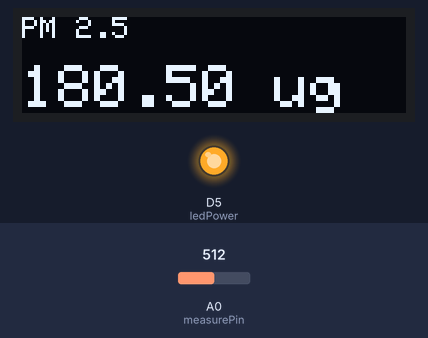
Simulated run of this sketch. Board: ESP8266 (NodeMCU). Shown: 128×32 one-colour display, output pins drawn as LEDs (lit = HIGH). The inputs (shaded band) are chosen by the test bench; at power-on: A0 (measurePin) = 512. WiFi joins after 1.5 s; servers stay silent unless stated; uploads are accepted with an empty reply; what the sketch prints to the serial monitor is not drawn.

Above: at 10.6 s.
10.7 s: A0 (measurePin) set to 716
At 20.6 s:
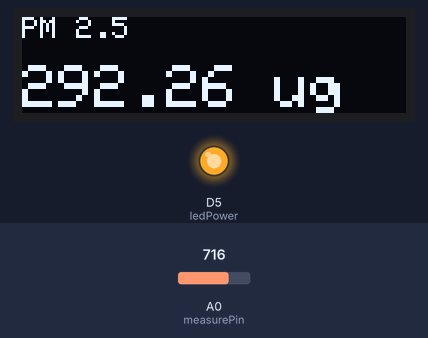
24.3 s: A0 (measurePin) set to 900
At 30.6 s:
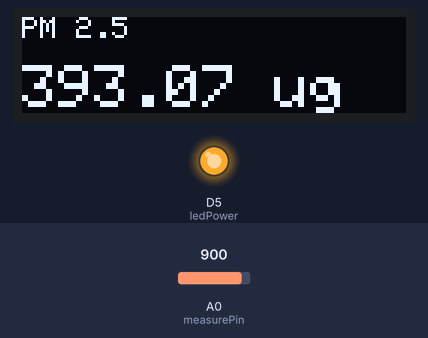
37.9 s: A0 (measurePin) set to 1023
At 40.7 s:
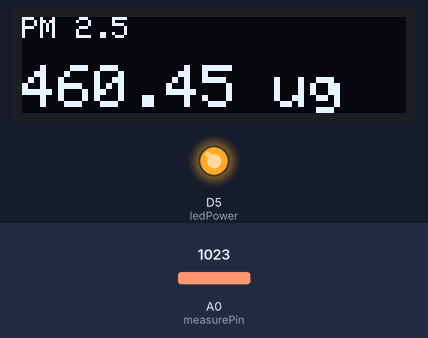
Timing chart, 0 to 42.2 s (numbered marks = the images above; inputs shaded):
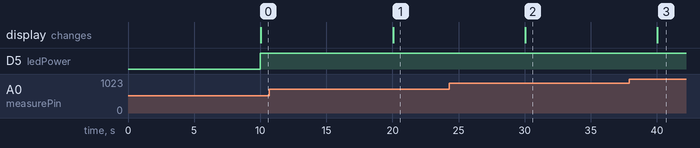

Measured:
- after the input at 10.7 s, the display: changes after 9.3 s (image 1)
- after the input at 24.3 s, the display: changes after 5.7 s (image 2)
- after the input at 37.9 s, the display: changes after 2.1 s (image 3)

The sketch:

Sensor.ino
```cpp
#include <Adafruit_GFX.h>
#include <Adafruit_SSD1306.h>
#include <ESP8266HTTPClient.h>
#include <ESP8266WiFi.h>
#include <ESP8266httpUpdate.h>
#include <SPI.h>
#include <WiFiClientSecure.h> // เพิ่มไลบรารีสำหรับเชื่อมต่อ HTTPS ของ LINE Messaging API
#include <Wire.h>

#define SCREEN_WIDTH 128
#define SCREEN_HEIGHT 32
#define OLED_RESET 1
#define SCREEN_ADDRESS 0x3C
Adafruit_SSD1306 display(SCREEN_WIDTH, SCREEN_HEIGHT, &Wire, OLED_RESET);

int measurePin = A0;
int ledPower = D5;

int samplingTime = 280;
int deltaTime = 40;
int sleepTime = 9680;

float voMeasured = 0;
float calcVoltage = 0;
float dustDensity = 0;

const char *ssid = "Krit";
const char *password = "0916543675";
const char *serverIp = "192.168.0.109";
const int serverPort = 80;

// ================= ตั้งค่า LINE Messaging API =================
const String lineToken =
    "NokZLVFOvnfN5njB/LUfnJtWP/GyNmQ/Y/"
    "H8Z0qj6cXNA3elz39e1UNhT+mzjcFAw14SJ07YJ3tDyaOXCu+"
    "fJB6IesCQjiHkwq0grACJlCrjYVmo1I0f/"
    "HrhE5HJUFUQQ9puQtiLy6xPUnvVIv8F5gdB04t89/1O/w1cDnyilFU=";
const String groupId = "Cd6812c2ad98ea10f4d27e82c1f537947"; // เพิ่ม Group ID

unsigned long previousMillis = 0;
const long interval = 10000; // 10 seconds

unsigned long lastSyncMillis = 0;
const long syncInterval = 300000; // 5 นาที (300,000 ms) สำหรับส่งค่าย้ำสถานะเดิม

// เพิ่มตัวแปรสำหรับจำสถานะฝุ่น ป้องกันการส่งข้อความซ้ำรัวๆ
bool isDustHigh = false;
bool oledInitialized = false;    // เพิ่มตัวแปรสำหรับเช็คสถานะ OLED
bool fanStateSyncPending = true; // เพิ่มตัวแปรเช็คว่าส่งคำสั่งสำเร็จหรือไม่

// เวอร์ชันปัจจุบัน
const float currentVersion = 1.2;

const String fwUrl = "https://raw.githubusercontent.com/KritsanaphatSittha/"
                     "Esp8266_GP2Y1014AU0F_OLED-i2C_dtacts-smoke_OpentoFan_"
                     "LINEMessagingAPI/main/Sensor.bin";
const String versionUrl =
    "https://raw.githubusercontent.com/KritsanaphatSittha/"
    "Esp8266_GP2Y1014AU0F_OLED-i2C_dtacts-smoke_OpentoFan_LINEMessagingAPI/"
    "main/Sensor_Version.txt";

unsigned long lastUpdateCheck = 0;
const unsigned long updateInterval = 3600000; // เช็คทุก 1 ชั่วโมง

void checkForUpdates() {
  Serial.println("Checking for updates...");
  WiFiClientSecure secureClient;
  secureClient.setInsecure();

  HTTPClient http;
  Serial.println("Checking version...");
  http.begin(secureClient, versionUrl);
  int httpCode = http.GET();

  bool updateNeeded = false;
  if (httpCode == HTTP_CODE_OK) {
    String newVersion = http.getString();
    newVersion.trim();
    if (newVersion.toFloat() > currentVersion) {
      Serial.println("New version found: " + newVersion);
      updateNeeded = true;
    } else {
      Serial.println("No update needed.");
    }
  }
  http.end();

  if (updateNeeded) {
    t_httpUpdate_return ret = ESPhttpUpdate.update(secureClient, fwUrl);
    switch (ret) {
    case HTTP_UPDATE_FAILED:
      Serial.printf("Update Failed (%d): %s\n", ESPhttpUpdate.getLastError(),
                    ESPhttpUpdate.getLastErrorString().c_str());
      break;
    case HTTP_UPDATE_NO_UPDATES:
      Serial.println("No updates available.");
      break;
    }
  }
}

// ================= ฟังก์ชันส่งข้อความเข้า LINE =================
void sendLineMessage(String message) {
  if (WiFi.status() == WL_CONNECTED) {
    WiFiClientSecure secureClient;
    secureClient.setInsecure(); // ข้ามการตรวจสอบ SSL

    HTTPClient httpLine;
    httpLine.begin(secureClient, "https://api.line.me/v2/bot/message/push");
    httpLine.addHeader("Content-Type", "application/json");
    httpLine.addHeader("Authorization", "Bearer " + lineToken);

    // ส่งไปยัง groupId อย่างเดียวตามที่ระบุ
    String payload = "{\"to\": \"" + groupId +
                     "\", \"messages\": [{\"type\": \"text\", \"text\": \"" +
                     message + "\"}]}";

    int httpCode = httpLine.POST(payload);

    if (httpCode > 0) {
      Serial.println("LINE Push to Group Success: " + String(httpCode));
    } else {
      Serial.println("Error sending LINE Push: " + String(httpCode));
    }
    httpLine.end();
  }
}

void setup() {
  Serial.begin(9600);
  pinMode(ledPower, OUTPUT);

  if (!display.begin(SSD1306_SWITCHCAPVCC, SCREEN_ADDRESS)) {
    Serial.println(F("SSD1306 allocation failed. Continuing without OLED."));
    oledInitialized = false; // ตั้งค่าเป็น false หากเริ่มต้นไม่สำเร็จ
  } else {
    oledInitialized = true; // ตั้งค่าเป็น true หากเริ่มต้นสำเร็จ
  }

  WiFi.begin(ssid, password);
  WiFi.setAutoReconnect(true); // สั่งให้ ESP8266 เชื่อมต่อ WiFi อัตโนมัติเมื่อหลุด
  Serial.print("Connecting to WiFi");
  while (WiFi.status() != WL_CONNECTED) {
    delay(500);
    Serial.print(".");
  }
  Serial.println();
  Serial.println("Connected to WiFi");

  checkForUpdates(); // เช็คอัปเดตตอนเริ่มเครื่อง
  lastUpdateCheck = millis();
}

void loop() {
  unsigned long currentMillis = millis();
  if (currentMillis - previousMillis >= interval) {
    previousMillis = currentMillis;

    if (oledInitialized) {
      display.clearDisplay();
    }
    digitalWrite(ledPower, LOW);
    delayMicroseconds(samplingTime);

    voMeasured = analogRead(measurePin);

    delayMicroseconds(deltaTime);
    digitalWrite(ledPower, HIGH);
    delayMicroseconds(sleepTime);

    calcVoltage = voMeasured * (3.3 / 1024);
    dustDensity = 0.17 * calcVoltage - 0.1;

    Serial.print("Raw Signal Value (0-1023): ");
    Serial.print(voMeasured);

    Serial.print(" - Voltage: ");
    Serial.print(calcVoltage);

    if (dustDensity <= 0.00) {
      dustDensity = 0.00;
    }

    dustDensity = dustDensity * 1000;

    Serial.print(" - Dust Density: ");
    Serial.print(dustDensity);
    Serial.println(" µg/m³");

    if (oledInitialized) { // ตรวจสอบว่า OLED เริ่มต้นทำงานได้หรือไม่ก่อนแสดงผล
      display.setTextSize(1);
      display.setTextColor(SSD1306_WHITE);
      display.setCursor(0, 0);
      display.println(F("PM 2.5"));

      display.setTextColor(SSD1306_BLACK, SSD1306_WHITE);
      display.println("");

      display.setTextSize(2);
      display.setTextColor(SSD1306_WHITE);
      display.print(dustDensity);
      display.println(" ug");

      display.display();
    }

    if (WiFi.status() == WL_CONNECTED) {
      // ตรวจสอบว่าสถานะพัดลมควรจะเป็นอย่างไร (Hysteresis Logic)
      bool shouldBeOn = (dustDensity > 37.5)
                            ? true
                            : (dustDensity < 30.0 ? false : isDustHigh);

      bool stateChanged = (shouldBeOn != isDustHigh);
      bool timeToSync = (currentMillis - lastSyncMillis >= syncInterval);

      // ส่งข้อมูลเมื่อสถานะเปลี่ยน, ครบเวลา Sync หรือมีคำสั่งค้างส่ง (ส่งรอบก่อนไม่สำเร็จ)
      if (stateChanged || timeToSync || fanStateSyncPending) {
        // ---------------- ส่วนควบคุมพัดลม (Local Server) ----------------
        WiFiClient
            client; // ประกาศใช้ตรงนี้เพื่อคืนหน่วยความจำหลังใช้เสร็จ (ป้องกัน Memory Leak)
        HTTPClient http;
        http.setTimeout(5000); // รอคำตอบจากเครื่องกรอง 5 วินาที (เผื่อ Air Cleaner
                               // ค้างตอนเช็คอัปเดต)
        String url =
            String("http://") + serverIp + ":" + serverPort + "/trigger";
        http.begin(client, url);
        http.addHeader("Content-Type",
                       "text/plain"); // เพิ่ม Content-Type ให้ระบุว่าเป็น text

        String payload = shouldBeOn ? "ON" : "OFF";
        int httpCode = http.POST(payload);

        // เช็คว่าตอบกลับ HTTP 200 OK แสดงว่าเครื่องกรองได้รับคำสั่งและทำงานจริงๆ
        if (httpCode == HTTP_CODE_OK) {
          Serial.println("HTTP Response code: " + String(httpCode));
          fanStateSyncPending = false;    // ส่งสำเร็จ ยกเลิกสถานะค้างส่ง
          lastSyncMillis = currentMillis; // รีเซ็ตเวลา Sync เฉพาะตอนที่ส่งสำเร็จเท่านั้น
        } else {
          Serial.println(
              "Error on HTTP request: " + http.errorToString(httpCode) +
              " (Code: " + String(httpCode) + ")");
          fanStateSyncPending = true; // ส่งล้มเหลว ให้พยายามส่งใหม่ในรอบ loop ถัดไป
        }
        http.end();

        // ---------------- ส่วนแจ้งเตือน LINE (แยกอิสระ) ----------------
        // ส่ง LINE เฉพาะตอนสถานะ "เปลี่ยน" จริงๆ เท่านั้น
        // แม้เครื่องกรองจะออฟไลน์เราก็ต้องรู้สถานะฝุ่น
        if (stateChanged) {
          if (shouldBeOn) {
            String message = "ตอนนี้ฝุ่น PM 2.5 ได้มากกว่า 37.5 µg/m³ แล้ว อยู่ที่  " +
                             String(dustDensity) +
                             " µg/m³ ระบบจะทำการเปิดเครื่องกรองฝุ่น 🟢";
            sendLineMessage(message);
          } else {
            String message = "ตอนนี้ฝุ่น PM 2.5 ได้ต่ำกว่า 30.0 µg/m³ แล้ว "
                             "ระบบจะทำการปิดเครื่องกรองฝุ่น 🛑";
            sendLineMessage(message);
          }
        }

        isDustHigh =
            shouldBeOn; // อัปเดตสถานะจำค่าปัจจุบันเสมอ เพื่อไม่ให้เกิด Loop ส่งซ้ำบน LINE
      }
    }
  }

  // เช็คอัปเดตอัตโนมัติเมื่อครบเวลา
  if (millis() - lastUpdateCheck > updateInterval) {
    lastUpdateCheck = millis();
    checkForUpdates();
  }
}
```
